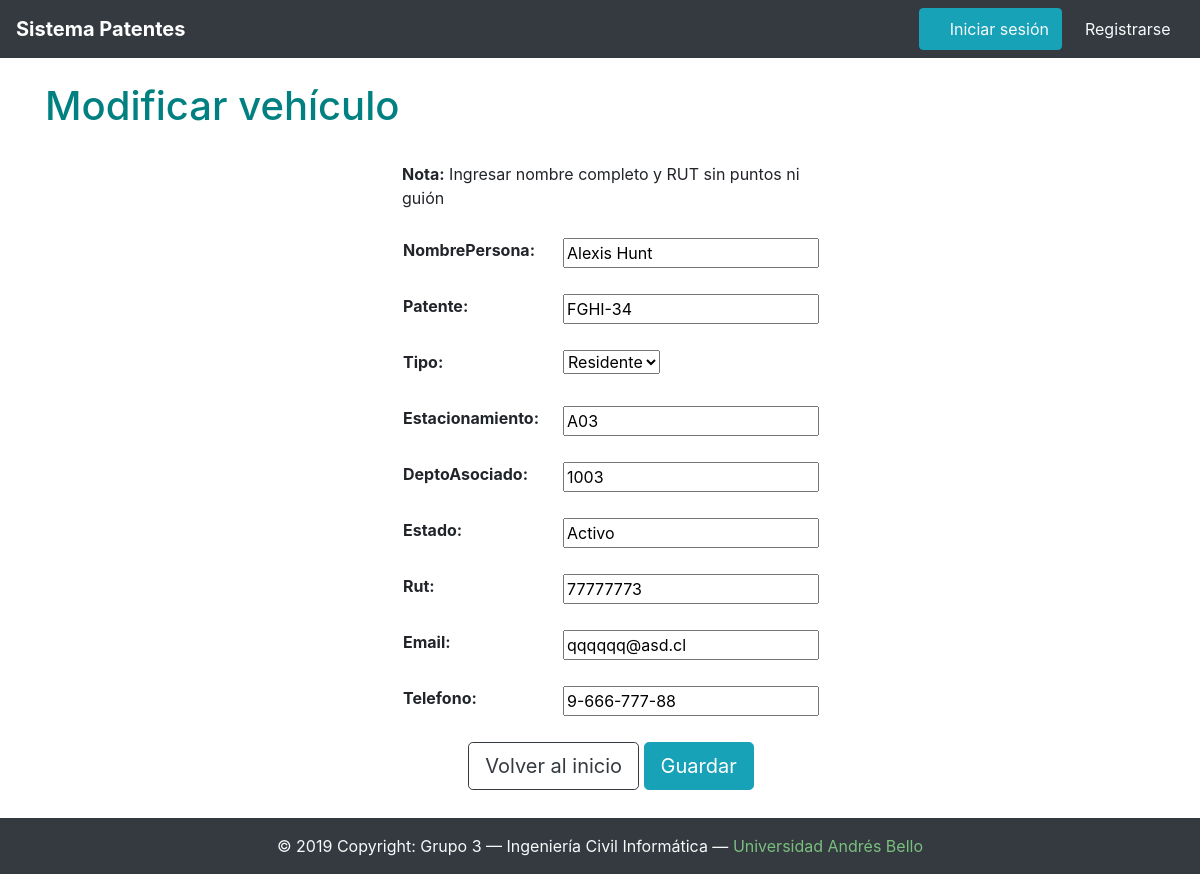
Page /patentes/1/update/ on the earlier database version.
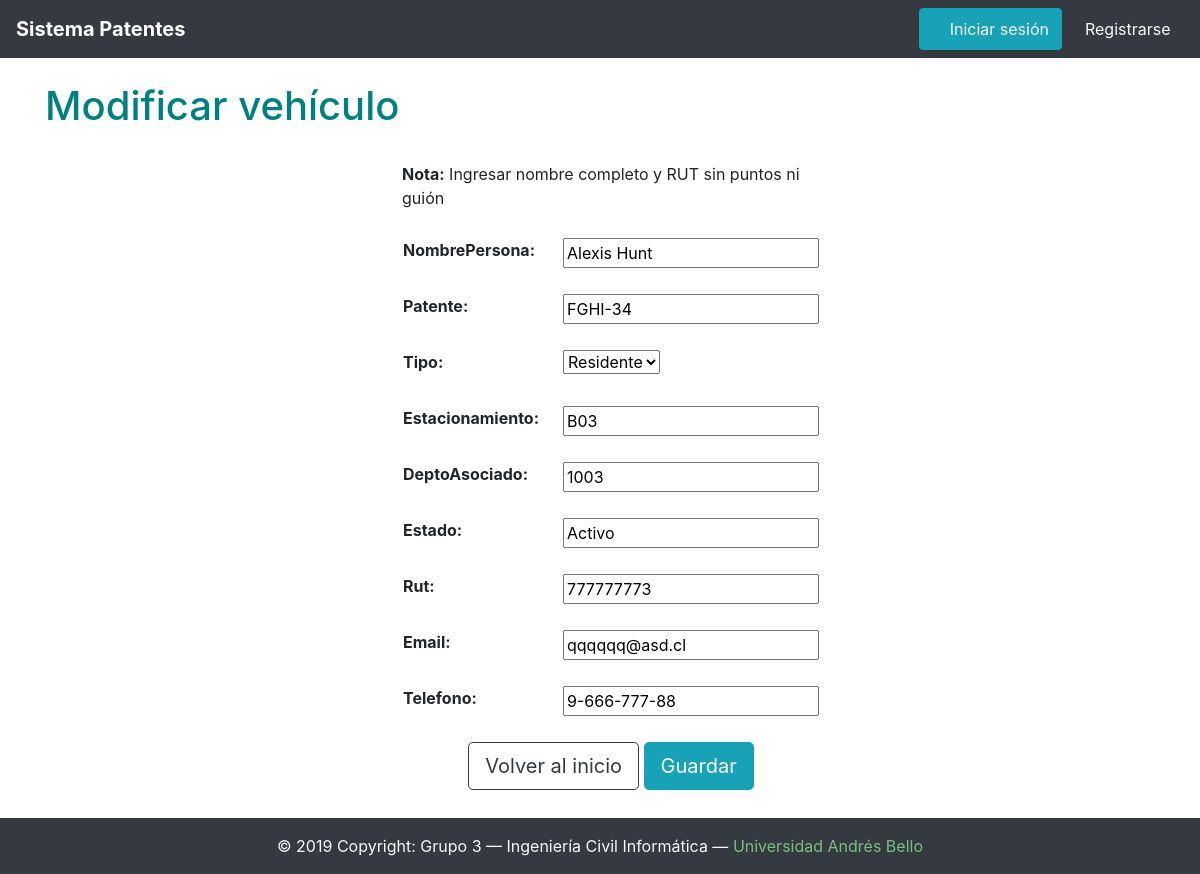
Same page on the later database version.
### patentes/models.py (models this page shows, shortened)
class Vehiculo(models.Model):
	nombrePersona = models.CharField(max_length=28)
	patente = models.CharField(max_length=7)
	tipo = models.CharField(max_length=9,choices=[('Residente','Residente'),('Visita','Visita'),('Servicios','Servicios')],default='Residente')
	estacionamiento = models.CharField(max_length=10)
	deptoAsociado = models.CharField(max_length=10)
	estado = models.CharField(max_length=10)
	rut = models.CharField(max_length=9)
	email = models.CharField(max_length=28)
	telefono = models.CharField(max_length=12)
	vehiculos = models.Manager()

### patentes/views.py (the view)
# urls.py: url(r'^patentes/(?P<pk>\d+)/update/$', views.VehiculoUpdate.as_view(success_url='/patentes/'), name="vehiculo_update"),
class VehiculoUpdate(UpdateView):
	model = Vehiculo
	template_name = './vehiculo_update.html'
	fields = ['nombrePersona', 'patente', 'tipo', 'estacionamiento', 'deptoAsociado', 'estado', 'rut', 'email', 'telefono']

### patentes/templates/vehiculo_update.html (shortened to what this page needs)
{% extends 'base.html' %}
{% block content %}
<br/>
<h1>Modificar vehículo</h1>
<br/>
<div class="container" style="width: 28rem;">
	<p style="margin-left: 11px;"><b>Nota:</b> Ingresar nombre completo y RUT sin puntos ni guión</p>
	<form action="" method="post">
			<table class="table table-borderless">
				{{ form.as_table }}
				<tr>
					<td colspan="2">
						<div style="text-align:center;">
							<a class="btn btn-lg btn-outline-dark" href="/" role="button">Volver al inicio</a>
							<button type="submit" class="btn btn-lg btn-info">Guardar</button>
					</td>
			</table>
	</form>
</div>
{% endblock %}

Differences in the rows shown:
changed Vehiculo "Alexis Hunt": estacionamiento "A03" → "B03"; rut "77777773" → "777777773"
